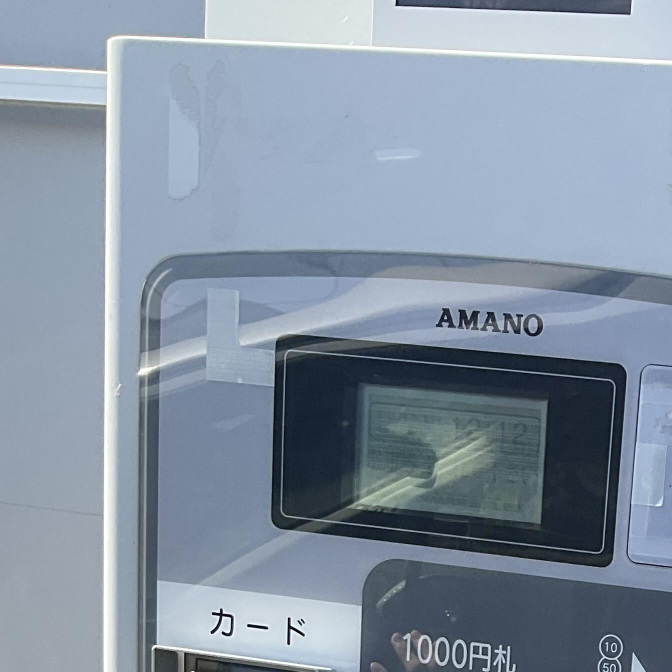
#> input picture Challenge_Panel/src/assets/1.jpg, 1344 x 1344 px, given in place of 10F537A7-B7A3-42C2-83E7-8CB8691B451B_1_102_a.jpeg, which was not available (shown at 1/2 size)
$ python annotation.py
#> lines starting #> are read from the running program, lines starting #| are printed output that depends on the picture
import matplotlib.pyplot as plt
import matplotlib.patches as patches
from PIL import Image

# 画像の読み込み
image_path = "/Users/hiratasoma/Downloads/10F537A7-B7A3-42C2-83E7-8CB8691B451B_1_102_a.jpeg"
img = Image.open(image_path)
#> img is the input picture: PIL image 1344x1344 RGB; mean R, G, B 133.3, 147.1, 163.4
width, height = img.size
#> width = 1344; height = 1344

# 図の作成 (figsizeはあくまで表示領域の目安)
fig, ax = plt.subplots(figsize=(12, 8))
ax.imshow(img)

# 人物（白いパーカーの人）の座標
bbox_x_min = width * 0.385
#> bbox_x_min = 517.4
bbox_y_min = height * 0.48
#> bbox_y_min = 645.1
bbox_x_max = width * 0.445
#> bbox_x_max = 598.1
bbox_y_max = height * 0.74
#> bbox_y_max = 994.6

rect_width = bbox_x_max - bbox_x_min
#> rect_width = 80.64
rect_height = bbox_y_max - bbox_y_min
#> rect_height = 349.4

# バウンディングボックスの作成
box_color = '#00FF00' # Lime Green
rect = patches.Rectangle(
    (bbox_x_min, bbox_y_min),
    rect_width,
    rect_height,
    linewidth=2,
    edgecolor=box_color,
    facecolor='none'
)

# ボックスの追加
ax.add_patch(rect)

# ラベルの追加
label_text = "person 0.92"
ax.text(
    bbox_x_min,
    bbox_y_min - (height * 0.02),
    label_text,
    color='white',
    fontsize=10,
    weight='bold',
    bbox=dict(facecolor=box_color, edgecolor=box_color, alpha=1.0, pad=2)
)

# 軸を消す
plt.axis('off')

# --- 画質改善のポイント ---
# dpi=300 を指定して高解像度で保存します。
output_path = "annotated_person_high_res.jpg"
# bbox_inches='tight', pad_inches=0 で余白を極力カットします
plt.savefig(output_path, dpi=300, bbox_inches='tight', pad_inches=0)
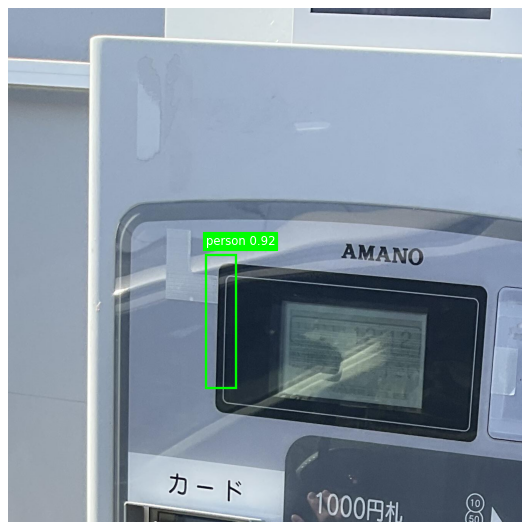
#> figure drawn by matplotlib, 1 panel
# ------------------------
plt.close(fig) # メモリ解放

$ run again, on Challenge_Panel/src/assets/2.jpg
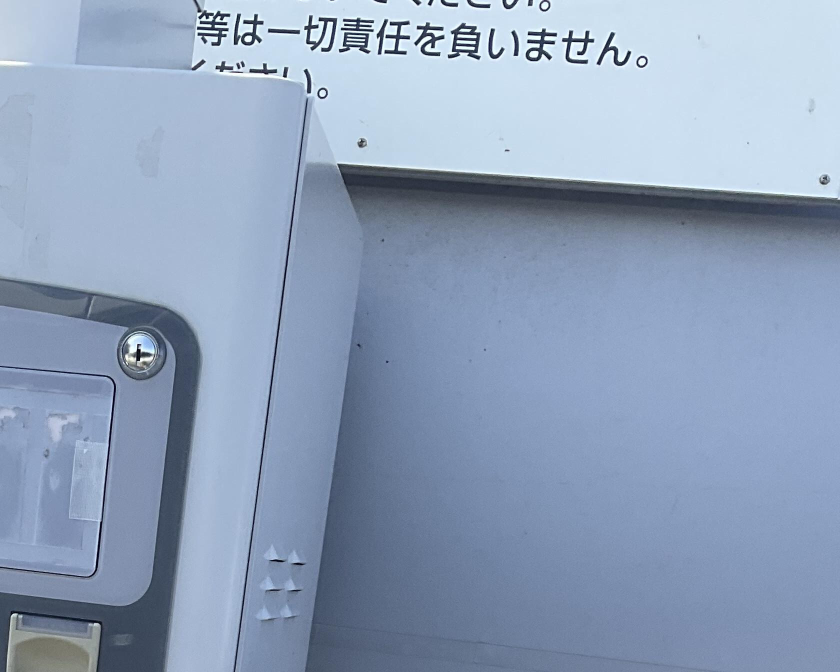
#> input picture Challenge_Panel/src/assets/2.jpg, 1680 x 1344 px, given in place of 10F537A7-B7A3-42C2-83E7-8CB8691B451B_1_102_a.jpeg, which was not available (shown at 1/2 size)
#> img is the input picture: PIL image 1680x1344 RGB; mean R, G, B 142.8, 160.3, 185.7
#> `plt.savefig(output_path, dpi=300, bbox_inches='tight', pad_inches=0)`:
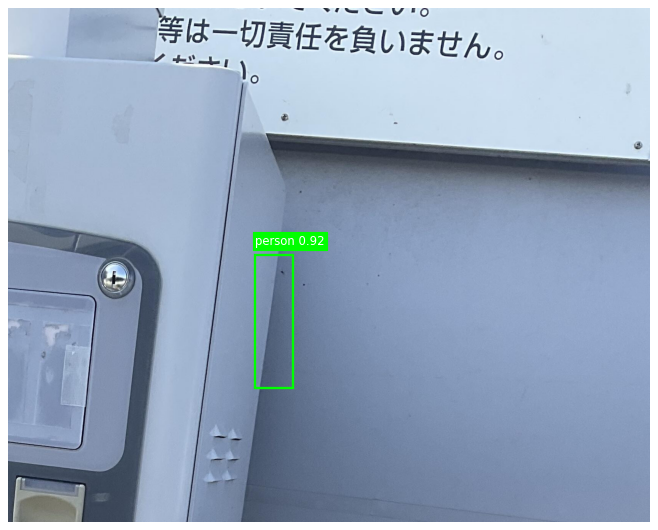
#> figure drawn by matplotlib, 1 panel
